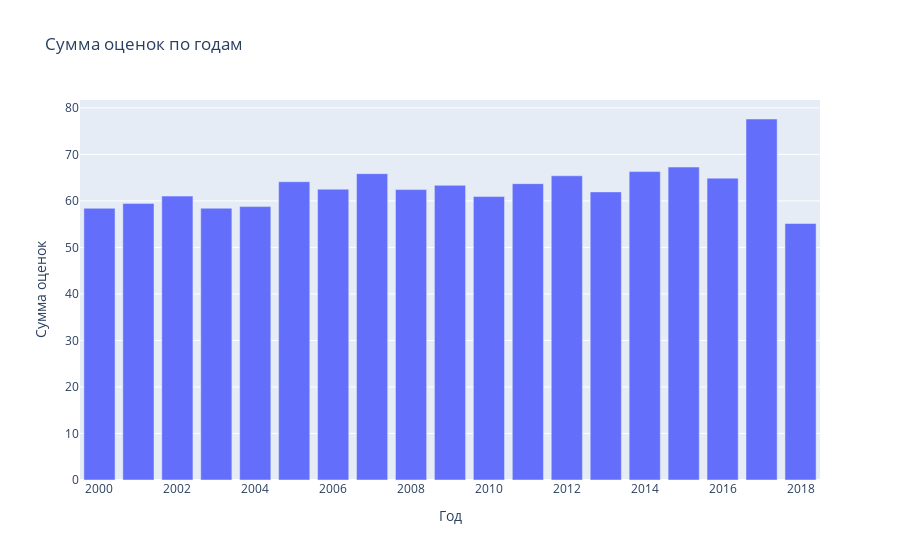

Write notebook code for a chart like this one.
### Code cell
year_df = df_work[[x for x in df_work.columns if 'metascore' in x] + ['year']]
sum_year = year_df.groupby('year').mean()

fig = go.Figure(data=[go.Bar(name=column, x=sum_year.index, y=sum_year[column]) for column in sum_year.columns])

fig.update_layout(title='Сумма оценок по годам', xaxis_title='Год', yaxis_title='Сумма оценок')

### Figure 1 — Plotly figure (JSON) as saved in the notebook; plotly's stock layout.template omitted (floating-point values rounded to 4 significant figures)
{"data": [{"name": "metascore", "type": "bar", "x": [2000, 2001, 2002, 2003, 2004, 2005, 2006, 2007, 2008, 2009, 2010, 2011, 2012, 2013, 2014, 2015, 2016, 2017, 2018], "y": [58.41, 59.46, 61.03, 58.43, 58.77, 64.12, 62.52, 65.85, 62.42, 63.34, 60.93, 63.7, 65.39, 61.93, 66.29, 67.27, 64.89, 77.6, 55.13]}], "layout": {"title": {"text": "Сумма оценок по годам"}, "xaxis": {"title": {"text": "Год"}}, "yaxis": {"title": {"text": "Сумма оценок"}}}}
